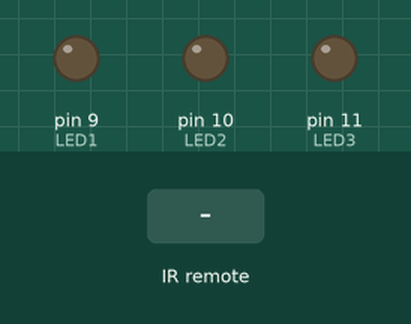
Simulated run of this sketch. Board: Arduino Uno, built with avr-gcc and run on an emulated ATmega328P. Parts: output pins drawn as LEDs (lit = HIGH). Inputs (shaded band) come from the test bench.

Above: at 1.2 s.
1.3 s: infrared code 0xFF6897 received
At 2.4 s:
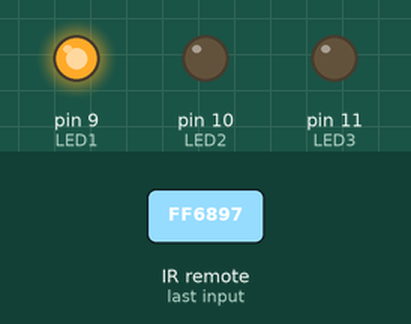
2.8 s: infrared code 0xFF9867 received
At 3.9 s:
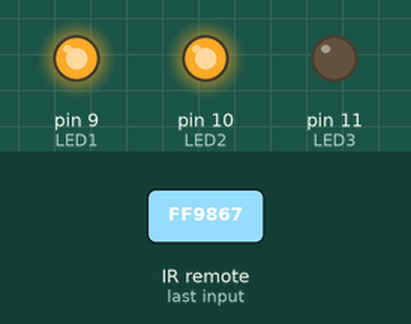
4.8 s: infrared code 0xFFB04F received
At 6.7 s:
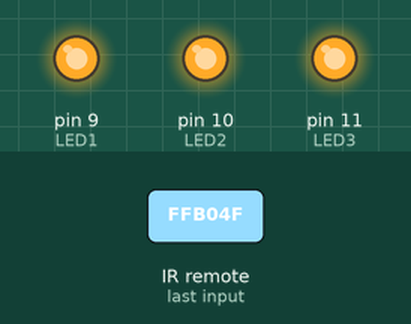
Timing chart, 0 to 8.2 s (numbered marks = the images above; inputs shaded):
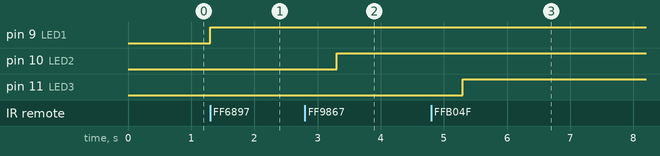

Measured:
- after the input at 1.3 s, pin 9 (LED1): LOW → HIGH at once
- after the input at 2.8 s, pin 10 (LED2): LOW → HIGH after 0.50 s
- after the input at 4.8 s, pin 11 (LED3): LOW → HIGH after 0.50 s

The sketch:

project7b.ino
```cpp
/*
========================================
 PROYEK ROBOTIK KEREN DENGAN ARDUINO
 OLEH  FIRMANSYAH SAFTARI - 2015
 PROJECT-7B : REMOTE CONTROL IR
========================================

PEMASANGAN SENSOR IR
 Pin 1 GND --> PIN GND ARDUINO
 Pin 2 VCC --> PIN +5V ARDUINO
 Pin 3 DATA --> PIN DIGITAL 4 ARDUINO

PEMASANGAN LED RGB
Pin 1 RED --> PIN DIGITAL 9 ARDUINO
Pin 2 GND --> PIN GND ARDUINO
Pin 3 GREEN --> PIN DIGITAL 10 ARDUINO

Contoh Code IR remote
1 16738455
2 16750695
3 16756815
4 16724175
5 16718055
6 16743045
7 16716015
8 16726215
9 16734885
0 16730805
*/

#include <IRremote.h>

int IRpin = 4;  // pin for the IR sensor
int LED1 = 9;    // LED RED
int LED2 = 10;    // LED GREEN
int LED3 = 11;    // LED BLUE
IRrecv irrecv(IRpin);
decode_results results;

boolean LEDon = true; // initializing LEDon as true

void setup()
{
  Serial.begin(9600);
  irrecv.enableIRIn(); // Start the receiver
  pinMode(LED1, OUTPUT);
  pinMode(LED2, OUTPUT);
  pinMode(LED3, OUTPUT);

}


void loop()
{

  if (irrecv.decode(&results))
  {

    irrecv.resume();   // Receive the next value
  }

  switch (results.value)
  {

    case 16738455:
      digitalWrite(LED1, HIGH); // Turn ON RED
      delay(1000);
      break;

    case 16750695:
      digitalWrite(LED2, HIGH); // Turn ON GREEN
      delay(1000);
      break;

    case 16756815:
      digitalWrite(LED3, HIGH); // Turn ON BLUE
      delay(1000);

      break;

    default:
      digitalWrite(LED1, LOW);
      digitalWrite(LED2, LOW);
      digitalWrite(LED3, LOW);
  }
}
```
